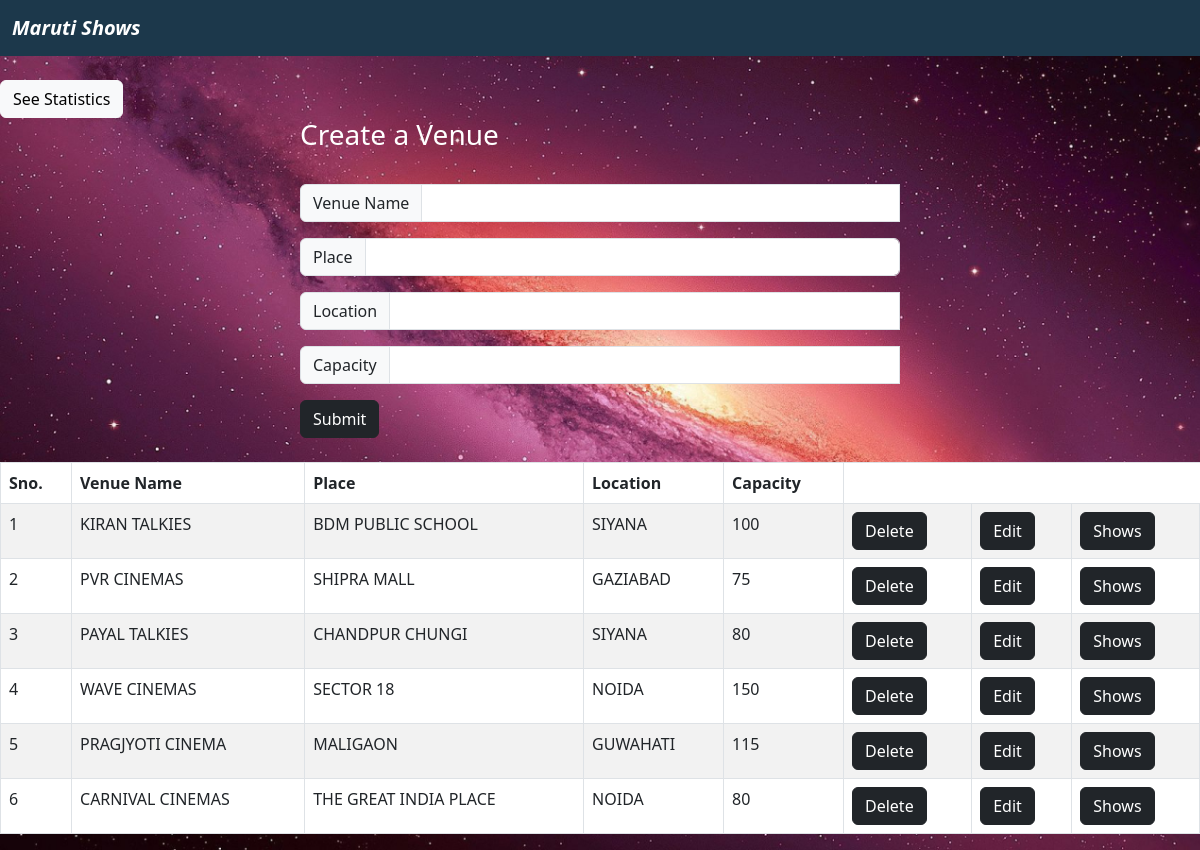
Page /admin_work on the committed database.
### app.py (models this page shows, shortened)
class venue(db.Model):
    sno=db.Column(db.Integer,primary_key=True)
    name=db.Column(db.String(100),nullable=False)
    place=db.Column(db.String(100),nullable=False)
    location=db.Column(db.String(100),nullable=False)
    capacity=db.Column(db.Integer,nullable=False)

### app.py (the view, shortened to what this page needs)
@app.route('/admin_work',methods=['GET','POST'])
def venue_func():
    all_venues=venue.query.all()
    return render_template('admin_work.html',all_venues=all_venues)

### templates/admin_work.html (shortened to what this page needs)
<!doctype html>
<html lang="en">
<head>
    <link href="https://cdn.jsdelivr.net/npm/bootstrap@5.3.0-alpha1/dist/css/bootstrap.min.css" rel="stylesheet"
>
</head>
<body style="background-image: url('/static/back1.jpg'); background-size: cover;">
        <nav class="navbar" style="background-color: #1c384b;" data-bs-theme="dark">
            <div class="container-fluid">
              <a class="navbar-brand" href="/">
                <b><i>Maruti Shows</i></b>
              </a>
            </div>
          </nav><br>
          <a class="btn btn-light" href="/statistics" role="button">See Statistics</a>
    <div class="mx-auto" style="width: 600px;">
        <h3 class="text-white">Create a Venue</h3><br>
    </div>
    <form action="/admin_work" method="POST">
        <div class="mx-auto" style="width: 600px">
            <div class="input-group mb-3">
                <span class="input-group-text" id="inputGroup-sizing-default">Venue Name</span>
                <input type="text" name="name" class="form-control" required pattern="[A-Za-z\s]+" title="Only alphabets and spaces are allowed" aria-label="Sizing example input"
                    aria-describedby="inputGroup-sizing-default">
            </div>
            <div class="input-group mb-3">
                <span class="input-group-text" id="inputGroup-sizing-default">Place</span>
                <input type="text" name="place" class="form-control" aria-label="Sizing example input"
                    aria-describedby="inputGroup-sizing-default">
            </div>
            <div class="input-group mb-3">
                <span class="input-group-text" id="inputGroup-sizing-default">Location</span>
                <input type="text" name="location" class="form-control" required pattern="[A-Za-z\s]+" title="Only alphabets and spaces are allowed" aria-label="Sizing example input"
                    aria-describedby="inputGroup-sizing-default">
            </div>
            <div class="input-group mb-3">
                <span class="input-group-text" id="inputGroup-sizing-default">Capacity</span>
                <input type="text" name="capacity" required pattern="^[0-9]+$" class="form-control" aria-label="Sizing example input"
                    aria-describedby="inputGroup-sizing-default" title="Must be an Integer">
            </div>
            <button type="submit" class="btn btn-dark">Submit</button>
        </div><br>
    </form>
    <div>
        {% if all_venues|length==0 %}<br><br>
        <div class="alert alert-danger mx-auto" style="width:600px" role="alert">
            No venues are created!
        </div>
        {% else %}
        <table class="table table-striped table-bordered table-medium table-spaced" style="background-color: white;">
            <thead>
                <tr>
                    <th>Sno.</th>
                    <th>Venue Name</th>
                    <th>Place</th>
                    <th>Location</th>
                    <th>Capacity</th>
                </tr>
            </thead>
            <tbody>
                {% for x in all_venues %}
                <tr>
                    <td>{{loop.index}}</td>
                    <td>{{x.name.upper()}}</td>
                    <td>{{x.place.upper()}}</td>
                    <td>{{x.location.upper()}}</td>
                    <td>{{x.capacity}}</td>
                    <td><a class="btn btn-dark" href="/delete_venue/{{x.sno}}" role="button">Delete</a></td>
                    <td><a class="btn btn-dark" href="/edit_venue/{{x.sno}}" role="button">Edit</a></td>
                    <td><a class="btn btn-dark" href="/shows/{{x.sno}}" role="button">Shows</a></td>
                </tr>
                {% endfor %}
            </tbody>
        </table>
        {% endif %}
    </div>
</body>
</html>

### rows in the picture
venue: name "KIRAN TALKIES", place "BDM PUBLIC SCHOOL", location "SIYANA", capacity "100"
venue: name "PVR CINEMAS", place "SHIPRA MALL", location "GAZIABAD", capacity "75"
venue: name "PAYAL TALKIES", place "CHANDPUR CHUNGI", location "SIYANA", capacity "80"
venue: name "WAVE CINEMAS", place "SECTOR 18", location "NOIDA", capacity "150"
venue: name "PRAGJYOTI CINEMA", place "MALIGAON", location "GUWAHATI", capacity "115"
venue: name "CARNIVAL CINEMAS", place "THE GREAT INDIA PLACE", location "NOIDA", capacity "80"
